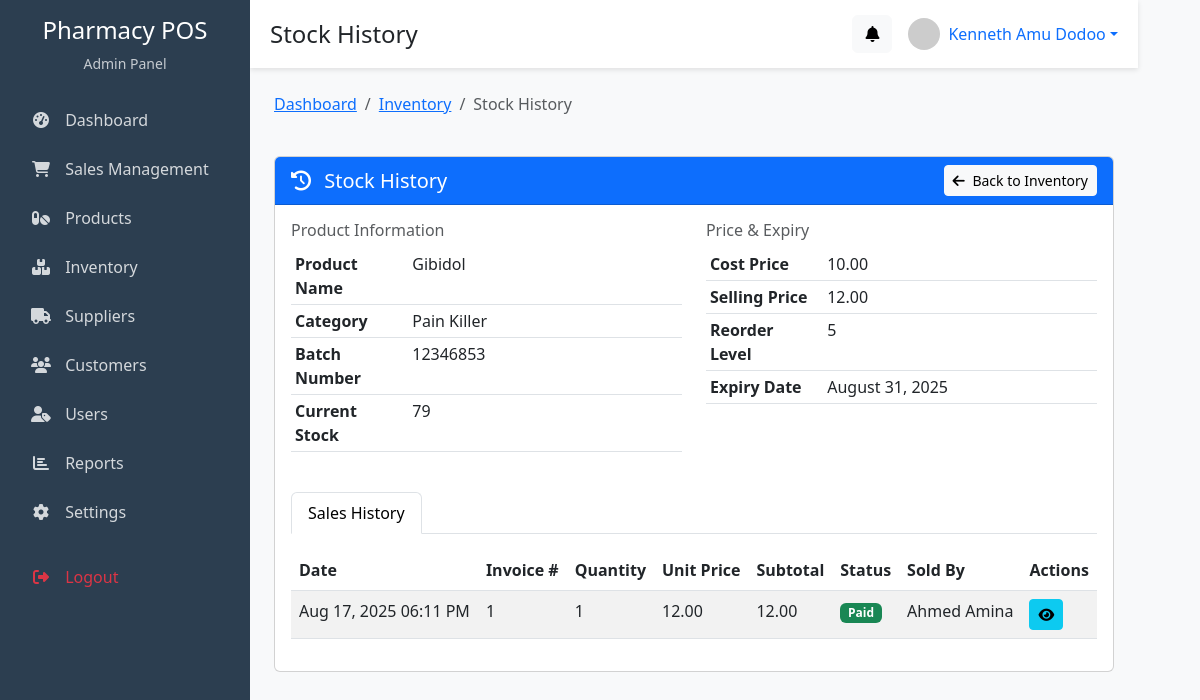
/admin/products/stock_history.php?id=1 (signed in), run on the app's committed database.
### tables this page shows
CREATE TABLE `users` (
  `user_id` int(11) NOT NULL,
  `role` enum('sales_rep','manager') DEFAULT NULL,
  `name` varchar(100) NOT NULL,
  `email` varchar(100) DEFAULT NULL,
  `phone` varchar(30) DEFAULT NULL,
  `password` varchar(255) NOT NULL,
  `status` enum('active','inactive') DEFAULT 'active',
  `created_at` timestamp NOT NULL DEFAULT current_timestamp()
);

CREATE TABLE `products` (
  `product_id` int(11) NOT NULL,
  `supplier_id` int(11) NOT NULL,
  `name` varchar(150) NOT NULL,
  `category` varchar(100) DEFAULT NULL,
  `batch_no` varchar(50) DEFAULT NULL,
  `expiry_date` date DEFAULT NULL,
  `stock_qty` int(11) DEFAULT 0,
  `reorder_level` int(11) DEFAULT 5,
  `cost_price` decimal(10,2) NOT NULL,
  `selling_price` decimal(10,2) NOT NULL,
  `created_at` timestamp NOT NULL DEFAULT current_timestamp()
);

CREATE TABLE `invoice_items` (
  `invoice_item_id` int(11) NOT NULL,
  `invoice_id` int(11) NOT NULL,
  `product_id` int(11) NOT NULL,
  `quantity` int(11) NOT NULL,
  `price` decimal(10,2) NOT NULL,
  `subtotal` decimal(10,2) NOT NULL
);

CREATE TABLE `invoices` (
  `invoice_id` int(11) NOT NULL,
  `customer_id` int(11) DEFAULT NULL,
  `user_id` int(11) NOT NULL,
  `total_amount` decimal(10,2) NOT NULL,
  `payment_status` enum('pending','paid','cancelled') DEFAULT 'pending',
  `created_at` timestamp NOT NULL DEFAULT current_timestamp()
);

### admin/products/stock_history.php (the view, shortened to what this page needs)
<?php
$page_title = "Stock History";
include_once '../includes/head.php';
$product_id = $_GET['id'];
$query = "SELECT * FROM products WHERE product_id = ?";
$stmt = $conn->prepare($query);
$stmt->bind_param("i", $product_id);
$stmt->execute();
$result = $stmt->get_result();
$product = $result->fetch_assoc();
$check_table = $conn->query("SHOW TABLES LIKE 'stock_adjustments'");
$has_adjustments = ($check_table->num_rows > 0);
$sales_query = "SELECT ii.*, i.invoice_id, i.created_at, i.payment_status, u.name as user_name
               FROM invoice_items ii
               JOIN invoices i ON ii.invoice_id = i.invoice_id
               LEFT JOIN users u ON i.user_id = u.user_id
               WHERE ii.product_id = ?
               ORDER BY i.created_at DESC";
$sales_stmt = $conn->prepare($sales_query);
$sales_stmt->bind_param("i", $product_id);
$sales_stmt->execute();
$sales_result = $sales_stmt->get_result();
?>
<div class="row mb-4">
    <div class="col-md-12">
        <nav aria-label="breadcrumb">
            <ol class="breadcrumb">
                <li class="breadcrumb-item"><a href="../dashboard.php">Dashboard</a></li>
                <li class="breadcrumb-item"><a href="inventory.php">Inventory</a></li>
                <li class="breadcrumb-item active">Stock History</li>
            </ol>
        </nav>
    </div>
</div>
<div class="row mb-4">
    <div class="col-md-12">
        <div class="card">
            <div class="card-header bg-primary text-white d-flex justify-content-between align-items-center">
                <h5 class="mb-0"><i class="fas fa-history me-2"></i> Stock History</h5>
                <a href="inventory.php" class="btn btn-light btn-sm">
                    <i class="fas fa-arrow-left me-1"></i> Back to Inventory
                </a>
            </div>
            <div class="card-body">
                <div class="row mb-4">
                    <div class="col-md-6">
                        <h6 class="text-muted">Product Information</h6>
                        <table class="table table-sm">
                            <tr>
                                <th width="30%">Product Name</th>
                                <td><?php echo htmlspecialchars($product['name']); ?></td>
                            </tr>
                            <tr>
                                <th>Category</th>
                                <td><?php echo htmlspecialchars($product['category']); ?></td>
                            </tr>
                            <tr>
                                <th>Batch Number</th>
                                <td><?php echo htmlspecialchars($product['batch_no']); ?></td>
                            </tr>
                            <tr>
                                <th>Current Stock</th>
                                <td><?php echo $product['stock_qty']; ?></td>
                            </tr>
                        </table>
                    </div>
                    <div class="col-md-6">
                        <h6 class="text-muted">Price & Expiry</h6>
                        <table class="table table-sm">
                            <tr>
                                <th width="30%">Cost Price</th>
                                <td><?php echo number_format($product['cost_price'], 2); ?></td>
                            </tr>
                            <tr>
                                <th>Selling Price</th>
                                <td><?php echo number_format($product['selling_price'], 2); ?></td>
                            </tr>
                            <tr>
                                <th>Reorder Level</th>
                                <td><?php echo $product['reorder_level']; ?></td>
                            </tr>
                            <tr>
                                <th>Expiry Date</th>
                                <td><?php echo date('F d, Y', strtotime($product['expiry_date'])); ?></td>
                            </tr>
                        </table>
                    </div>
                </div>
                <ul class="nav nav-tabs" role="tablist">
                    <li class="nav-item" role="presentation">
                        <a class="nav-link <?php echo (!$has_adjustments) ? 'active' : ''; ?>" id="sales-tab" data-bs-toggle="tab" href="#sales" role="tab" aria-controls="sales" aria-selected="false">
                            Sales History
                        </a>
                    </li>
                </ul>
                <div class="tab-content mt-3">
                    <div class="tab-pane fade <?php echo (!$has_adjustments) ? 'show active' : ''; ?>" id="sales" role="tabpanel" aria-labelledby="sales-tab">
                        <div class="table-responsive">
                            <table class="table table-striped table-hover" id="salesTable">
                                <thead>
                                    <tr>
                                        <th>Date</th>
                                        <th>Invoice #</th>
                                        <th>Quantity</th>
                                        <th>Unit Price</th>
                                        <th>Subtotal</th>
                                        <th>Status</th>
                                        <th>Sold By</th>
                                        <th>Actions</th>
                                    </tr>
                                </thead>
                                <tbody>
                                    <?php if ($sales_result->num_rows > 0): ?>
                                        <?php while ($row = $sales_result->fetch_assoc()): ?>
                                            <tr>
                                                <td><?php echo date('M d, Y h:i A', strtotime($row['created_at'])); ?></td>
                                                <td><?php echo $row['invoice_id']; ?></td>
                                                <td><?php echo $row['quantity']; ?></td>
                                                <td><?php echo number_format($row['price'], 2); ?></td>
                                                <td><?php echo number_format($row['subtotal'], 2); ?></td>
                                                <td>
                                                    <?php
                                                    switch ($row['payment_status']) {
                                                        case 'paid':
                                                            echo '<span class="badge bg-success">Paid</span>';
                                                            break;
                                                    }
                                                    ?>
                                                </td>
                                                <td><?php echo htmlspecialchars($row['user_name']); ?></td>
                                                <td>
                                                    <a href="../sales/invoice_details.php?id=<?php echo $row['invoice_id']; ?>" class="btn btn-sm btn-info">
                                                        <i class="fas fa-eye"></i>
                                                    </a>
                                                </td>
                                            </tr>
                                        <?php endwhile; ?>
                                    <?php else: ?>
                                        <tr>
                                            <td colspan="8" class="text-center">No sales history available</td>
                                        </tr>
                                    <?php endif; ?>
                                </tbody>
                            </table>
                        </div>
                    </div>
                </div>
            </div>
        </div>
    </div>
</div>
<?php
include_once '../includes/footer.php';
?>

### admin/includes/head.php (shortened to what this page needs)
<?php
include_once __DIR__ . '/../../config/database.php';
$user_id = $_SESSION['admin_id'];
$query = "SELECT * FROM users WHERE user_id = ?";
$stmt = $conn->prepare($query);
$stmt->bind_param("i", $user_id);
$stmt->execute();
$result = $stmt->get_result();
$user = $result->fetch_assoc();
?>
<!DOCTYPE html>
<html lang="en">
<head>
    <link href="https://cdn.jsdelivr.net/npm/bootstrap@5.3.0/dist/css/bootstrap.min.css" rel="stylesheet">
    <link rel="stylesheet" href="https://cdnjs.cloudflare.com/ajax/libs/font-awesome/6.4.0/css/all.min.css">
    <link rel="stylesheet" href="https://cdn.datatables.net/1.13.5/css/dataTables.bootstrap5.min.css">
</head>
<body>
    <div class="d-flex">
        <?php include_once __DIR__ . '/sidebar.php'; ?>
        <div class="content-wrapper">
            <div class="top-bar d-flex justify-content-between align-items-center mb-4">
                <div>
                    <h4 class="mb-0"><?php echo isset($page_title) ? $page_title : 'Admin Dashboard'; ?></h4>
                </div>
                <div class="d-flex align-items-center">
                    <div class="dropdown me-3">
                        <a class="btn btn-light position-relative" href="#" role="button" id="alertsDropdown" data-bs-toggle="dropdown" aria-expanded="false">
                            <i class="fas fa-bell"></i>
                            <?php
                            $alerts_query = "SELECT
                                (SELECT COUNT(*) FROM products WHERE stock_qty <= reorder_level) +
                                (SELECT COUNT(*) FROM products WHERE expiry_date <= CURDATE()) as total_alerts";
                            $alerts_result = mysqli_query($conn, $alerts_query);
                            ?>
                        </a>
                    </div>
                    <div class="dropdown">
                        <a href="#" class="d-flex align-items-center text-decoration-none dropdown-toggle" id="userMenu" data-bs-toggle="dropdown" aria-expanded="false">
                            <img src="https://ui-avatars.com/api/?name=<?php echo urlencode($user['name']); ?>&background=random" alt="Profile" width="32" height="32" class="rounded-circle me-2">
                            <span><?php echo htmlspecialchars($user['name']); ?></span>
                        </a>
                    </div>
                </div>
            </div>
            <div class="container-fluid px-4">

### admin/includes/head.php (style rules this page uses)
:root { --primary: #2c3e50; --secondary: #3498db; --light: #ecf0f1; --dark: #34495e; --accent: #e74c3c; }
body { background-color: #f8f9fa; font-family: 'Segoe UI', Tahoma, Geneva, Verdana, sans-serif; }
.content-wrapper { margin-left: 250px; transition: margin-left 0.3s; min-height: 100vh; padding-bottom: 60px; }
.top-bar { background-color: white; padding: 15px 20px; box-shadow: 0 2px 5px rgba(0, 0, 0, 0.1); position: sticky; top: 0; z-index: 99; }

### data on the page
users: name "Kenneth Amu Dodoo"
products: name "Gibidol", category "Pain Killer", batch_no "12346853", stock_qty "79", cost_price "10.00", selling_price "12.00", reorder_level "5", expiry_date "August 31, 2025"
invoice_items: invoice.created_at "Aug 17, 2025 06:11 PM", invoice.invoice_id "1", quantity "1", price "12.00", subtotal "12.00", users.name "Ahmed Amina"

### other printed values
$page_title "Stock History"
